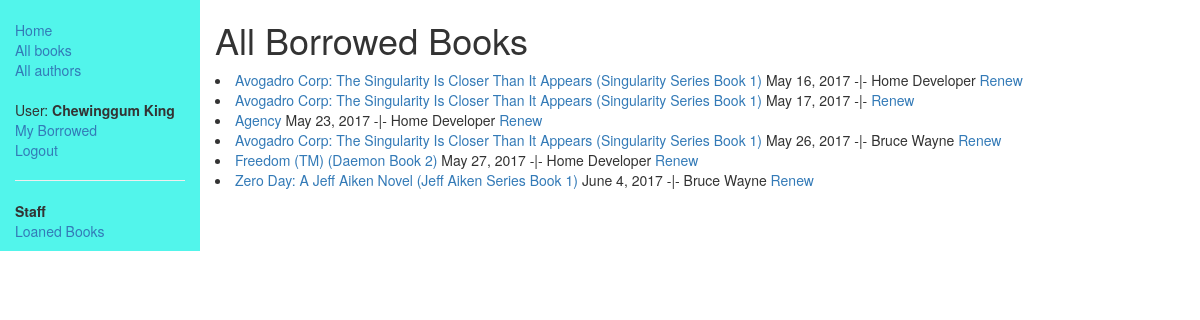
Screenshot of /catalog/loanedbook/ (signed in) with the database file from the repository.
### catalog/models.py (models this page shows, shortened)
class BookInstance(models.Model):
    id = models.UUIDField(primary_key=True, default=uuid.uuid4, help_text="Unique ID for this particular copy of the book")
    book = models.ForeignKey(Book, on_delete=models.SET_NULL, null=True)
    imprint = models.CharField(max_length=200)
    due_back = models.DateField(null=True, blank=True)
    borrower = models.ForeignKey(User, on_delete=models.SET_NULL, null=True, blank=True)
    LOAN_STATUS = (
        ('d', 'Maintenance'),
        ('o', 'On Loan'),
        ('a', 'Available'),
        ('r', 'Reserved'),
    )
    status = models.CharField(max_length=1, choices=LOAN_STATUS, blank=True, default='d', help_text="Book Availability")
    @property
    def is_overdue(self):
        if date.today() > self.due_back:
            return True
        return False
    class Meta:
        ordering = ["due_back"]
        permissions = (("can_mark_as_returned", "Set book as returned"),)

class Book(models.Model):
    title = models.CharField(max_length=200)
    author = models.ForeignKey('Author', on_delete=models.SET_NULL, null=True)
    summary = models.TextField(max_length=1000, help_text="Enter a brief summary for the book here.")
    isbn = models.CharField('ISBN', max_length=13, help_text='13 Character <a href="https://www.isbn-international.org/content/what-isbn">ISBN number</a>')
    genre = models.ManyToManyField(Genre, help_text="Select a genre for this book")
    def get_absolute_url(self):
        return reverse ('book-detail', args=[str(self.id)])
    def display_genre(self):
        return ', '.join(genre.name for genre in self.genre.all()[:3])
    display_genre.short_description = 'Genre'

### catalog/views.py (the view)
class LoanedBooksListView(PermissionRequiredMixin, generic.ListView):
    model = BookInstance
    permission_required = 'catalog.can_mark_as_returned'
    template_name = 'catalog/loaned_book_list.html'
    paginate_by = 10
    def get_queryset(self):
        return BookInstance.objects.filter(status__exact='o').order_by('due_back')

### catalog/templates/catalog/loaned_book_list.html
{% extends 'base.html' %}
{% block content %}
  <h1>All Borrowed Books</h1>
    {% if bookinstance_list %}
      {% for bookinst in bookinstance_list %}
      <li class="{% if bookinst.is_overdue %}text-danger{% endif %}">
      <a href="{{bookinst.book.get_absolute_url}}">{{bookinst.book.title}}</a>
           {{bookinst.due_back}} -|- {{bookinst.borrower.first_name}} {{bookinst.borrower.last_name}}
           {% if perms.catalog.can_mark_as_returned %}<a href="{% url 'renew-book-librarian' bookinst.id %}">Renew</a>
           {% endif %}
      </li>
      {% endfor %}
    {% endif %}
{% endblock content %}

### catalog/templates/base.html (shortened to what this page needs)
<!DOCTYPE html>
<html lang="en">
<head>
  <link rel="stylesheet" href="https://maxcdn.bootstrapcdn.com/bootstrap/3.3.7/css/bootstrap.min.css">
  {% load static %}
  <link rel="stylesheet" href="{% static 'css/styles.css' %}">
</head>
<body>
  <div class="container-fluid">
    <div class="row">
      <div class="col-sm-2 mysidebar">
      {% block sidebar %}
      <ul class="sidebar-nav">
          <li><a href="{% url 'index' %}">Home</a></li>
          <li><a href="{% url 'books' %}">All books</a></li>
          <li><a href="{% url 'authors' %}">All authors</a></li>
      </ul>
      <ul class="sidebar-nav">
          {% if user.is_authenticated %}
             <li>User: <strong>{{ user.get_full_name }}</strong></li>
             <li><a href="{% url 'my-borrowed' %}">My Borrowed</a></li>
             <li><a href="{% url 'logout'%}?next={{request.path}}">Logout</a></li>
          {% else %}
             <li><a href="{% url 'login'%}?next={{request.path}}">Login</a></li>
          {% endif %}
      </ul>
      {% if user.is_staff %}
      <hr/>
      <ul class="sidebar-nav">
        <li> <strong> Staff</strong></li>
      {% endif %}
      {% if perms.catalog.can_mark_as_returned %}
        <li> <a href = "{% url 'all-borrowed' %}"> Loaned Books </a></li>
      {% endif %}
     {% endblock %}
      </div>
      <div class="col-sm-10 ">
      {% block content %}{% endblock content %}
      </div>
    </div>
  </div>
</body>
</html>

### catalog/static/css/styles.css (style rules this page uses)
.sidebar-nav { margin-top: 20px; padding: 0; list-style: none; }
.mysidebar { background-color: #52f5eb; }

### rows the page displays
BookInstance: book "Avogadro Corp: The Singularity Is Closer Than It Appears (Singularity Series Book 1)", due_back "May 16, 2017", borrower.first_name "Home", borrower.last_name "Developer"
BookInstance: book "Avogadro Corp: The Singularity Is Closer Than It Appears (Singularity Series Book 1)", due_back "May 17, 2017"
BookInstance: book "Agency", due_back "May 23, 2017", borrower.first_name "Home", borrower.last_name "Developer"
BookInstance: book "Avogadro Corp: The Singularity Is Closer Than It Appears (Singularity Series Book 1)", due_back "May 26, 2017", borrower.first_name "Bruce", borrower.last_name "Wayne"
BookInstance: book "Freedom (TM) (Daemon Book 2)", due_back "May 27, 2017", borrower.first_name "Home", borrower.last_name "Developer"
BookInstance: book "Zero Day: A Jeff Aiken Novel (Jeff Aiken Series Book 1)", due_back "June 4, 2017", borrower.first_name "Bruce", borrower.last_name "Wayne"

### other values shown
{{ user.get_full_name }} "Chewinggum King"
